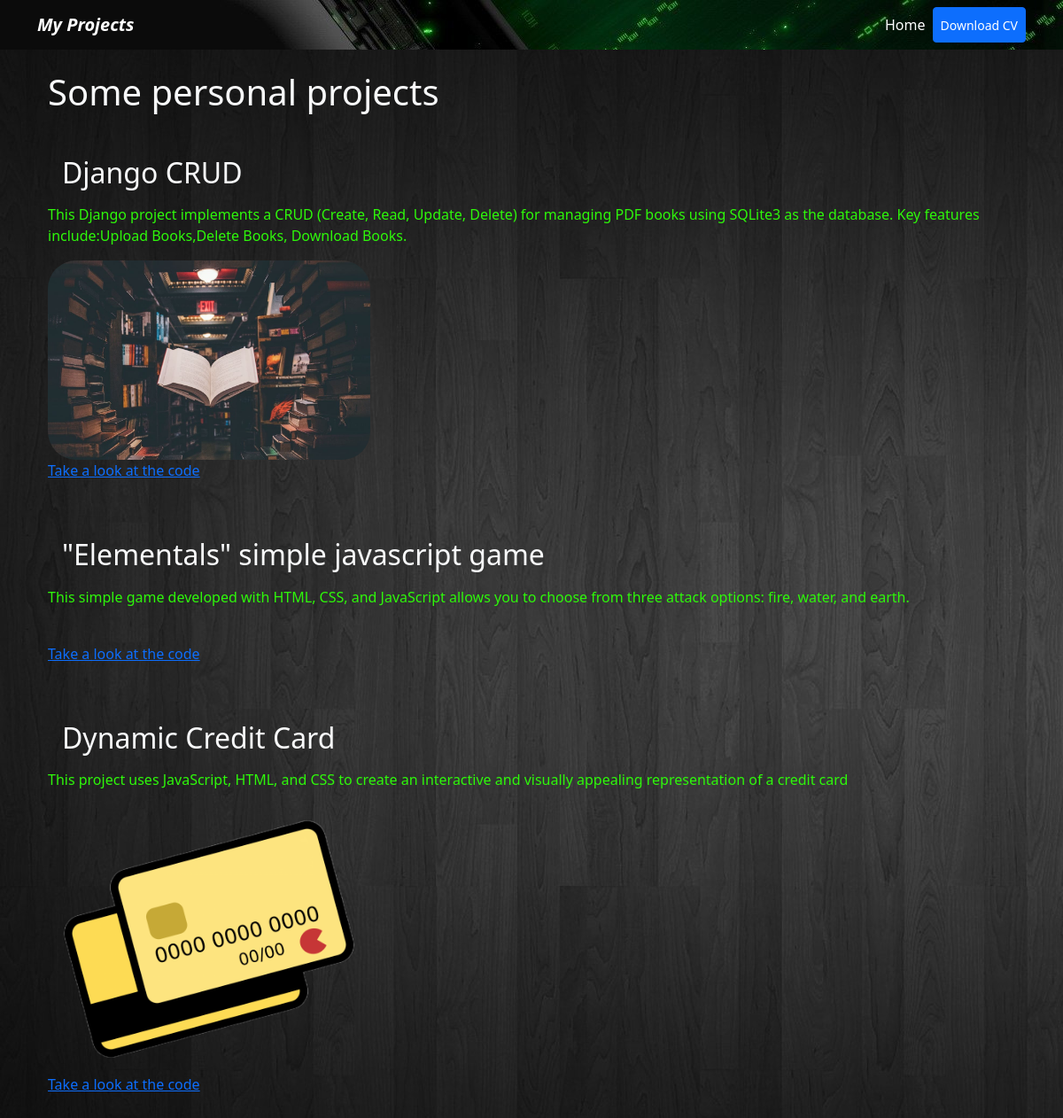
The page /blog/ on the database as committed earlier.
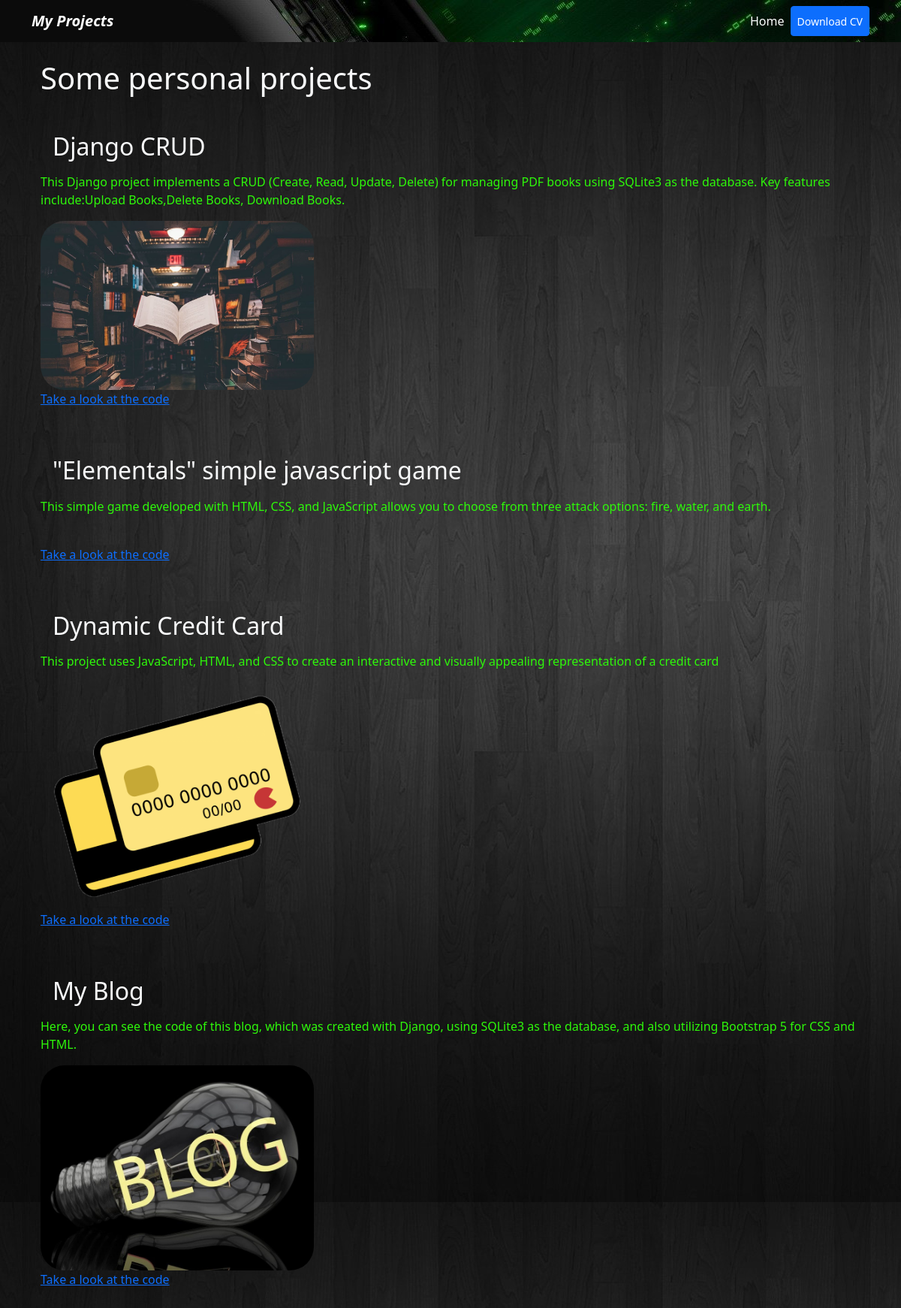
The same page on the database as committed later.
### blog/models.py (models this page shows)
class Post(models.Model):
    tittle = models.CharField(max_length=100)
    description = models.TextField()
    image = models.ImageField(upload_to='blog/images/')
    url = models.URLField(blank=True)

### blog/views.py (the view)
# urls.py: path('', render_post, name='posts'),
def render_post(request):              # esta funcion retorna el html posts
    posts = Post.objects.all()
    return render(request, 'posts.html', {'articulos': posts})

### blog/templates/posts.html (shortened to what this page needs)
{% extends 'layout.html' %}
{% block content %}
{% load static %}
<h1>Some personal projects</h1>
{% for post in articulos %}
<br>
    <h2 class="m-3">{{post.tittle}}</h2>
    <p>{{post.description|truncatechars:400}}</p>
    <div>
        <img  class="rounded-5 col-md-4 p-6" src="{{post.image.url}}" alt="{{post.title}}">
    </div>
<div>
    <a href="{{post.url}}">Take a look at the code</a>
</div>
    <br>
{% endfor %}
{% endblock %}

Rows that differ between the two databases and show on the page:
added Post: tittle "My Blog", description "Here, you can see the code of this blog, which was created with Django, using SQLite3 as the database, and also utilizing Bootstrap 5 for CSS and HTML.", image (picture)
